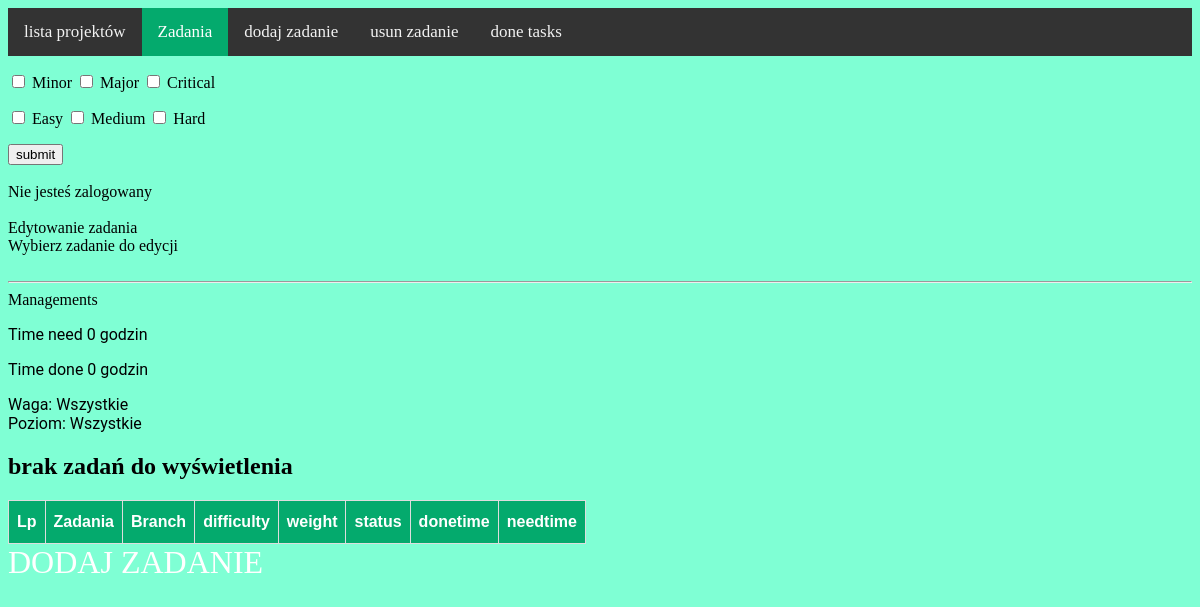
Page /management/zadania/2 on the earlier database version.
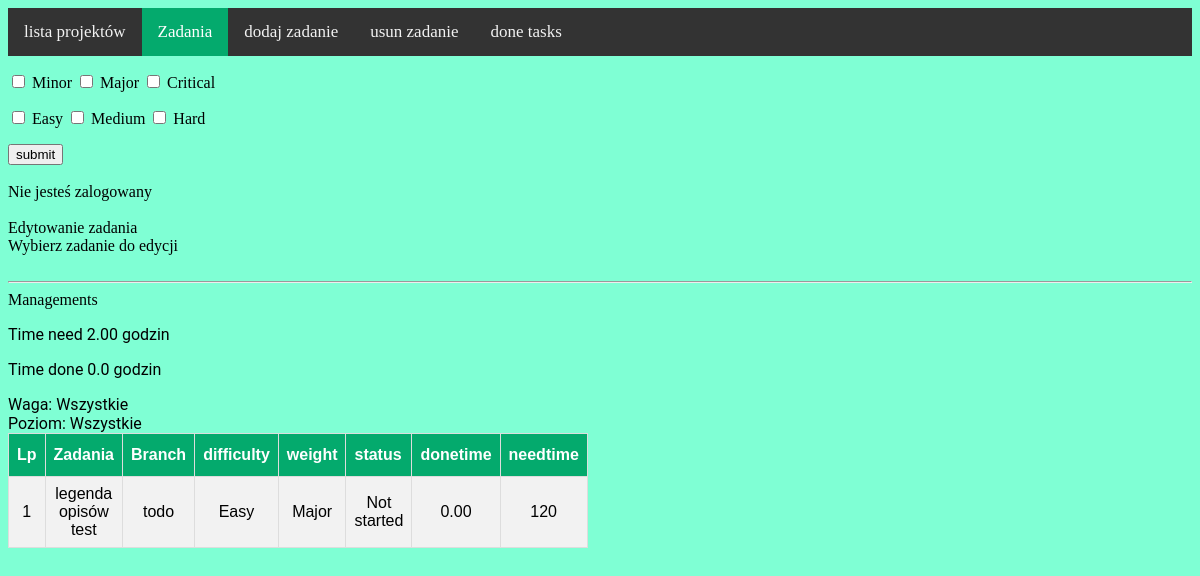
Same page on the later database version.
### management/models.py (models this page shows, shortened)
class Task(models.Model):
    title = models.CharField(max_length=255, unique=True)
    task = models.TextField()
    branch = models.PositiveSmallIntegerField(choices=Branch.BRANCH, default=0)
    created = models.DateTimeField(auto_now_add=True)
    modified = models.DateTimeField(auto_now=True)
    timeneed = models.IntegerField()
    timedone = models.DecimalField(max_digits=6, decimal_places=2,default=0)
    weight = models.PositiveSmallIntegerField(choices=Weight.WEIGHT, default=0)
    level = models.PositiveSmallIntegerField(choices=Level.LEVEL, default=0)
    status = models.PositiveSmallIntegerField(choices=Status.STATUS, default=0)
    projekt = models.ForeignKey(Projects, on_delete=models.CASCADE, default=None)
    timeusing = models.IntegerField(blank=True, default=0)

### management/views.py (the view)
# urls.py: path('zadania/<int:projekt_id>', zadania, name="zadania"),
def zadania(request, projekt_id: int):
    poziom = "Wszystkie"
    waga = "Wszystkie"
    projekt = Projects.objects.filter(id=projekt_id)
    name_of_projekt = projekt[0].project
    zadania = Task.objects.all().filter(projekt=projekt_id, status__lt=2)
    lista = [zadania, waga, poziom]
    if request.method == 'POST':
        weight = request.POST.getlist('weight')
        level = request.POST.getlist('level')
        lista = (check_waga(projekt_id, weight, level))
    suma_need = zadania.aggregate(Sum('timeneed'))
    czasy = podliczenie_czasow(suma_need, projekt_id)
    contex = {"zadania": lista[0], "nr_projektu": projekt_id, "side": "show",
              "time_need": czasy[1], "time_done": czasy[0], "is_task": czasy[2],
              "nazwa_projektu": name_of_projekt, "waga": lista[1], "poziom": lista[2]}
    return render(request, "zadania.html", contex)

### templates/management/zadania.html (shortened to what this page needs)
{% extends 'base.html'%}
{% load static %}
{% load management_extras %}
{% block styles %}
<link href="{% static 'management/style.css' %}" rel="stylesheet">
{% endblock %}
{% block content %}
<div class="topnav">
  <a  href="{% url 'management:start' %}">lista projektów</a>
  {% if side == "delete" %}
    <a   href="{% url 'management:zadania' nr_projektu %}">Zadania</a>
    <a href="{% url 'management:add_task' nr_projektu%}">dodaj zadanie</a>
    <a class="active" href="{% url 'management:delete_task' nr_projektu %}">usun zadanie</a>
    <a href="{% url 'management:done_task' nr_projektu %}">done tasks</a>
  {% elif side == "show" %}
    <a  class="active" href="{% url 'management:zadania' nr_projektu %}">Zadania</a>
    <a href="{% url 'management:add_task' nr_projektu %}">dodaj zadanie</a>
    <a href="{% url 'management:delete_task' nr_projektu %}">usun zadanie</a>
    <a href="{% url 'management:done_task' nr_projektu %}">done tasks</a>
  {% else %}
    <a href="{% url 'management:zadania' nr_projektu %}">Zadania</a>
    <a href="{% url 'management:add_task' nr_projektu %}">dodaj zadanie</a>
    <a href="{% url 'management:delete_task' nr_projektu %}">usun zadanie</a>
    <a class="active"  href="{% url 'management:done_task' nr_projektu %}">done tasks</a>
  {% endif %}
</div>
<form action="" method="post">
    <div class="form_check">
        <p>
        <input type="checkbox" value="Minor" id="minor" name="weight">
        <label for="minor">Minor</label>
        <input type="checkbox" value="Major" id="major" name="weight">
        <label for="major">Major</label>
        <input type="checkbox" value="Critical" id="critical" name="weight">
        <label for="critical">Critical</label>
    </p>
    </div>
    <div class="form_check">
        <p>
        <input type="checkbox" value="Easy" id="easy" name="level">
        <label for="easy">Easy</label>
        <input type="checkbox" value="Medium" id="medium" name="level">
        <label for="medium">Medium</label>
        <input type="checkbox" value="Hard" id="hard" name="level">
        <label for="hard">Hard</label>
        </p>
</div>
    <button type="submit">submit</button>
</form>
<div>
    {% if user.is_authenticated %}
    <h1 class="display-4"> Zalogowany jako {{ user.username }}</h1>
{% else %}
        <br><div>Nie jesteś zalogowany </div><br>
{% endif %}
</div>
<div>
  {% if side == "delete" %}
    Usuwanie zadania <br> Wybierz zadanie do usuniecia
  {% elif side == "show" %}
    Edytowanie zadania <br> Wybierz zadanie do edycji
  {% else %}
    Zakończone zadania
  {% endif %}
  <br><br>
</div>
<hr>
<div class="nazwa-projektu">
  {{ nazwa_projektu }}<br>
</div>
<header>
  {% if side == "done" %}
    <p>Time need {{ suma_timeneed_done }} godzin</p>
    <p>Time done {{ suma_done_done }} godzin</p>
  {% else %}
    <p>Time need {{ time_need }} godzin</p>
    <p>Time done {{ time_done }} godzin</p>
  {% endif %}
Waga: {{ waga }}<br>
Poziom: {{ poziom }}
</header>
<table id="customers">
  <tr>
    <th class="lp">Lp</th>
    <th>Zadania</th>
    <th>Branch</th>
    <th>difficulty</th>
    <th>weight</th>
    <th>status</th>
    <th>donetime</th>
    <th>needtime</th>
  </tr>
  {% for zadanie in zadania %}
  <tr class="lp">
    <td class="lp">{{ forloop.counter }}</td>
      {% if side == "delete" %}
        <td><a href="{% url 'management:remove_task' zadanie.id nr_projektu %}">{{ zadanie.title }}</a></td>
      {% else %}
        <td><a href="{% url 'management:check_task' zadanie.id nr_projektu %}">{{ zadanie.title }}</a></td>
      {% endif %}
    <td>{{ zadanie.get_branch_display }}</td>
    <td>{{ zadanie.get_level_display }}</td>
    <td>{{ zadanie.get_weight_display }}</td>
    <td>{{ zadanie.get_status_display }}</td>
    <td>{{ zadanie.timedone }}</td>
    <td>{{ zadanie.timeneed }}</td>
  </tr>
    {% empty %}
    <h2>brak zadań do wyświetlenia</h2>
  {% endfor %}
</table>
<div class="informacja">
  {{ is_task }}
</div>
{% endblock %}

Differences in the rows shown:
added Task: title "legenda opisów test", branch "todo", level "Easy", weight "Major", status "Not started", timedone "0.00", timeneed "120"
Other differences:
{{ time_need }}: "0" → "2.00"
{{ time_done }}: "0" → "0.0"
{{ is_task }}: "DODAJ ZADANIE" → (not shown)
text no longer shown: "brak zadań do wyświetlenia"
